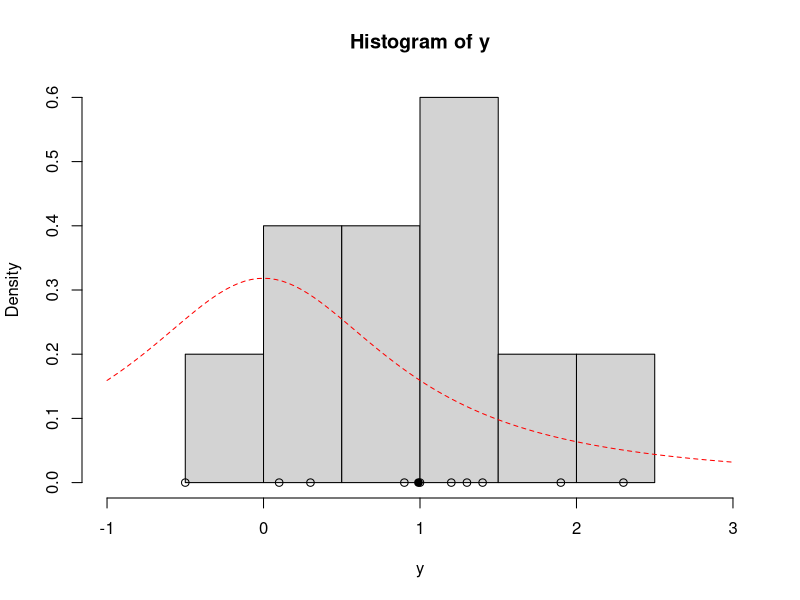
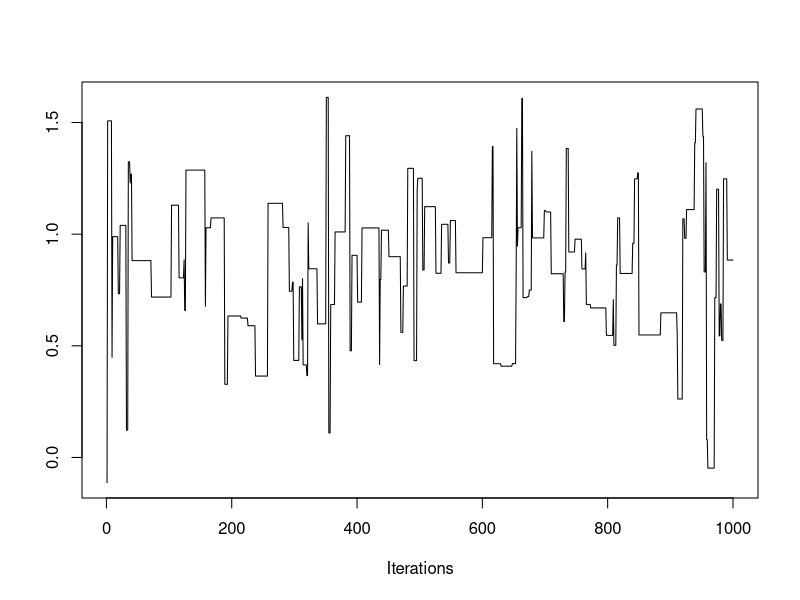
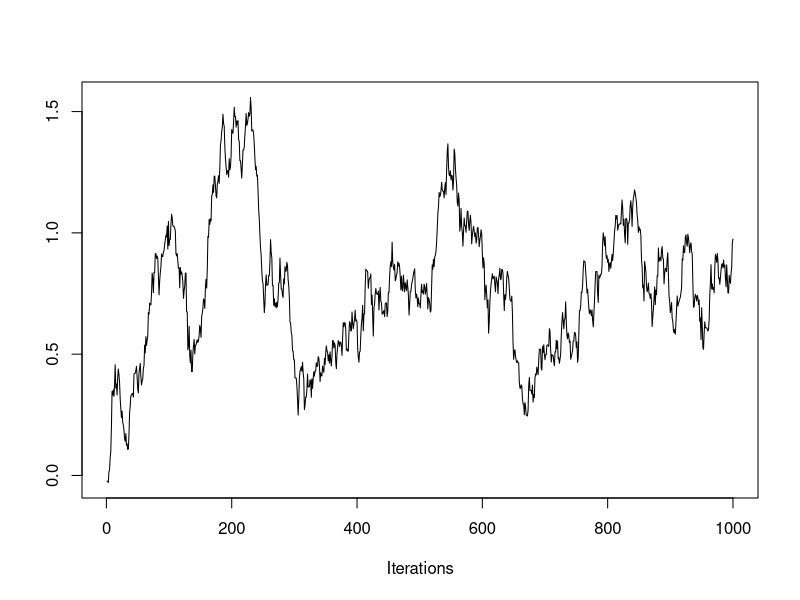
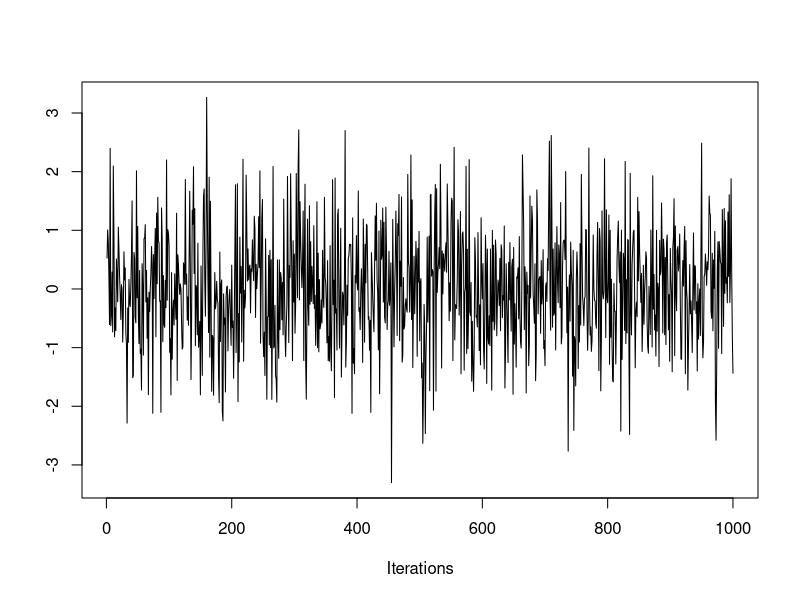
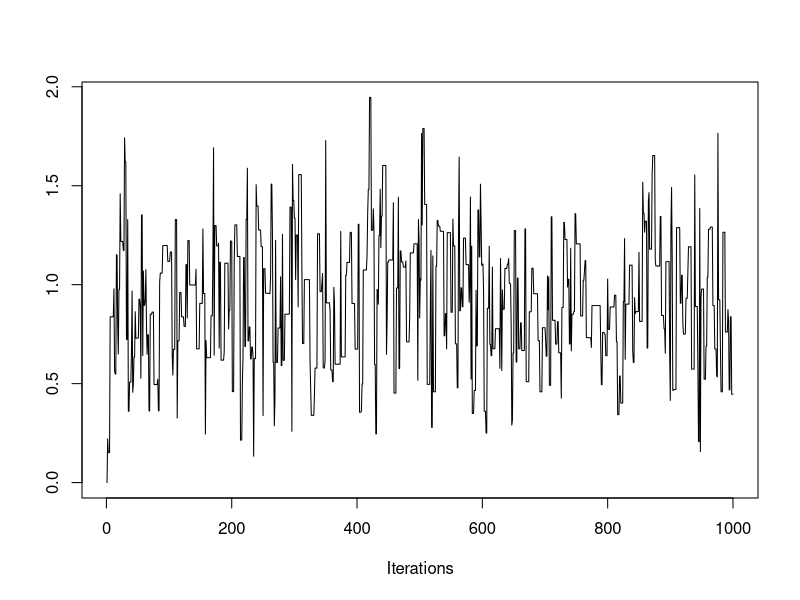
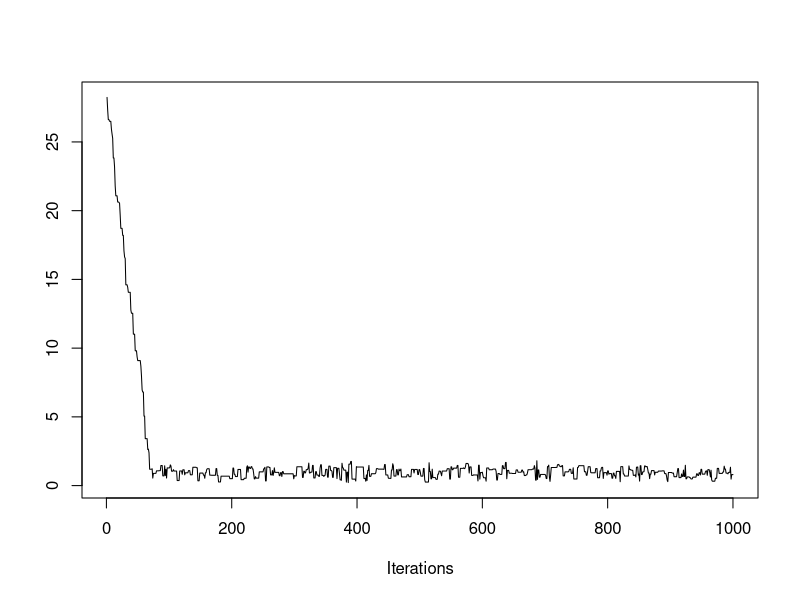
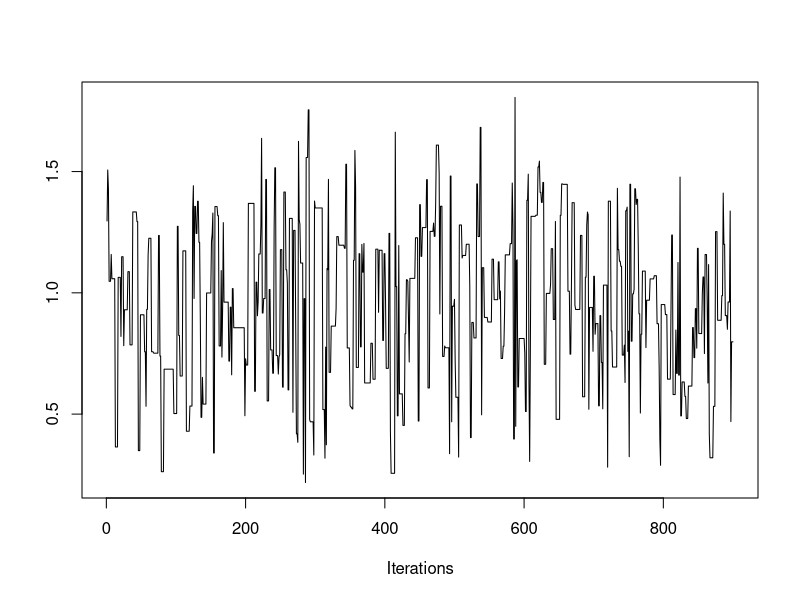
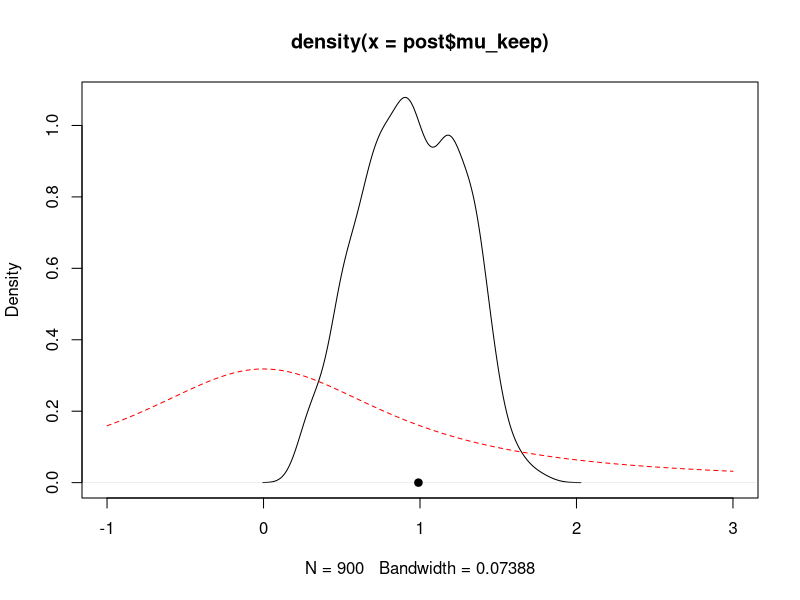

Source code (R) for these figures, in order:
## Ejemplo de Metropolis-Hastings

#yi ~ n(mu,1), i=1,...,n
#mu ~ t(0,1,1)

#logaritmo de la verosimilitud
lg = function(mu, n, ybar){
     mu2 = mu^2
     n*(ybar*mu - mu2/2) - log(1 + mu2)
}

mh = function(n, ybar, n_iter, mu_init, cand_sd){
     mu_out = numeric(n_iter)
     accpt = 0
     mu_now = mu_init
     lg_now = lg(mu=mu_now, n=n, ybar=ybar)

     for(i in 1:n_iter){
         mu_cand = rnorm(1, mean=mu_now, sd=cand_sd)
         lg_cand = lg(mu=mu_cand, n=n, ybar=ybar)
         lalpha = lg_cand - lg_now
         alpha = exp(lalpha)

         u = runif(1)
         if (u < alpha){
         mu_now = mu_cand
         accpt = accpt + 1
         lg_now = lg_cand
         }

     mu_out[i] = mu_now
     }
     
     list(mu=mu_out, accpt = accpt/n_iter)
}

##Datos

y = c(1.2, 1.4, -.5, .3, .9, 2.3, 1.0, .1, 1.3, 1.9)

ybar = mean(y)
n = length(y)

hist(y, freq=F, xlim=c(-1.0, 3.0))
points(y, rep(0.0, n))
points(ybar, 0.0, pch=19)
curve(dt(x, df=1), lty=2, add=T, col="red")

##Muestreo a posteriori
set.seed(43)
post = mh(n=n, ybar=ybar, n_iter=1e3, mu_init=0.0, cand_sd=3.0)
str(post)

library(coda)
traceplot(as.mcmc(post$mu))
#si acepta muy poco el modelo no es tan ?til porque se 
#queda muy pegado
#?c?mo puedo hacer que acepte siempre, 
#aumentar la tasa de aceptaci?n?
#disminuyendo la sd

post = mh(n=n, ybar=ybar, n_iter=1e3, mu_init=0.0, cand_sd=.05)
str(post)
traceplot(as.mcmc(post$mu))
#la tasa de aceptaci?n es muy alta, el modelo no aprende nada

#una cadena bonita se ve as?:
traceplot(as.mcmc(rnorm(1000,0,1)))
#recorre bien el espacio de par?metros

post = mh(n=n, ybar=ybar, n_iter=1e3, mu_init=0.0, cand_sd=.9)
str(post)
traceplot(as.mcmc(post$mu))
#esta cadena se ve mucho mejor

#ya sabemos que el sd=.9 funciona bien, as? que jugaremos con el valor inicial de mu
post = mh(n=n, ybar=ybar, n_iter=1e3, mu_init=30.0, cand_sd=.9)
str(post)
traceplot(as.mcmc(post$mu))
#la cadena estuvo s?per perdida y convergi? como en el 100
#entonces tengo que bajar el valor m?s cerca de donde convergi? para que
#sea m?s r?pido


##An?lisis a posteriori

post$mu_keep = post$mu[-c(1:100)]
str(post)
traceplot(as.mcmc(post$mu_keep))
#la misma cadena que ten?a antes, borr?ndole los primeros 100, queda mucho mejor

#cuando un proceso recorre bien un espacio de par?metros
#se dice que tiene un buen mixing

plot(density(post$mu_keep), xlim=c(-1,3)) #a posteriori
points(ybar, 0.0, pch=19)
curve(dt(x, df=1), lty=2, add=T, col="red") #a priori

autocorr.plot(as.mcmc(post$mu))
#ac? veo la memoria del proceso
#una muestra dependiente tiene el problema de qu? tan ?til es la aproximaci?n ...
#quiz?s no tengo realmente 1000 valores distintos sino menos

autocorr.diag(as.mcmc(post$mu))
#esto quiere decir que son muy dependientes las muestras que tengo
autocorr.plot(as.mcmc(post$mu), lag.max=500)

effectiveSize(as.mcmc(post$mu))
#tengo un tama?o muestral efectivo de ~12
#en el gr?fico vemos que la dependecia de 1 individuo afecta m?s o menos
#hasta el individuo 100, entonces 1/100 es independiente

thin_interval = 100
thin_indx = seq(from=thin_interval, 1e3, by=5)
length(thin_indx)

par(mfrow = c(2,1))
traceplot(as.mcmc(post$mu_keep))
traceplot(as.mcmc(post$mu[thin_indx]))
#se aprecia que en la segunda opci?n las muestras son m?s independientes 
#que en las muestras iniciales

autocorr.plot(as.mcmc(post$mu[thin_indx]))
#este es un comportamiento m?s adecuado
#esto se hace para quedarme con un tama?o de muestras m?s manejable
#pero no implica una diferencia en la inferencia
#se usa cuando tienes muuuchos datos y as? hay la misma info con menos datos
effectiveSize(as.mcmc(post$mu[thin_indx]))

#otra opci?n es, al simular, saltarse el guardado de datos cada cierto rato

############################################################

##Procedimiento de

post1 = mh(n=n, ybar=ybar, n_iter=1e3, mu_init=30.0, cand_sd=.9)
post2 = mh(n=n, ybar=ybar, n_iter=1e3, mu_init=10.0, cand_sd=1.2)
post3 = mh(n=n, ybar=ybar, n_iter=1e3, mu_init=0.0, cand_sd=.9)
post4 = mh(n=n, ybar=ybar, n_iter=1e3, mu_init=-10.0, cand_sd=1.2)
post5 = mh(n=n, ybar=ybar, n_iter=1e3, mu_init=-30.0, cand_sd=.9)

pmc = mcmc.list(as.mcmc(post1$mu),as.mcmc(post2$mu),as.mcmc(post3$mu),as.mcmc(post4$mu),as.mcmc(post5$mu))

par(mfrow = c(1,1))
traceplot(pmc)
#n la pr?ctica uno debiera correr varias cadenas con distintos par?metros

gelman.diag(pmc)
#indica si no hay evidencia de convergencia entre las cadenas
#cuando obtengo valores muy cercanos a 1 estamos bien
#estamos convergiendo en las cadenas
#lo m?s peligroso ser?a que no convergiera
#otra estrategia es generar una cadena muy muy larga pero con eso se consumen m?s recursos

#entonces, es importante ver si la distribuci?n tiene buen mixing
#y ver cu?nta dependencia hay para ver si se puede obtener una muestra m?s eficiente

#estimador de bayes
mean(post3$mu)
ybar #verosimilitud

summary(as.mcmc(post2$mu))
#me da todo lo que necesito para el modelo

